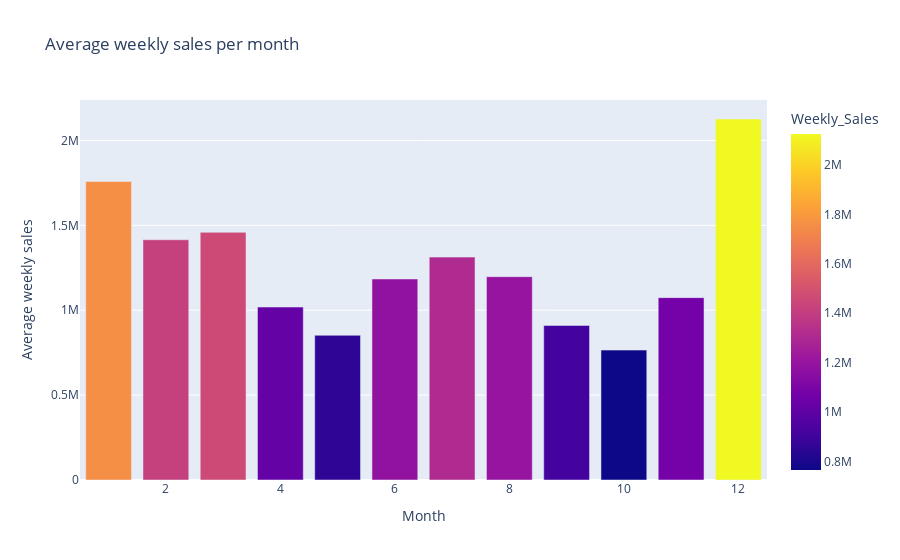

The code cell stored with this chart in its notebook:
### Markdown cell above
This chart shows significant variations in average sales based on the day of the month. Notably, the 8th of the month stands out with an average of sales exceeding 2 million, followed by the 24th and 31st. These specific days could be associated with seasonal trends, recurring promotions, or special buying behaviors. Exploring these days further can help identify strategic opportunities to maximize sales.

### Code cell
# Create a bar graph of the average weekly sale per month
weekly_sales_mean = df1.groupby(['month']).agg({'Weekly_Sales':'mean'})
fig = px.bar(weekly_sales_mean, x=weekly_sales_mean.index, y='Weekly_Sales', title="Average weekly sales per month", color='Weekly_Sales')
fig.update_xaxes(title="Month")
fig.update_yaxes(title="Average weekly sales")
fig.show()

### Figure 1 — Plotly figure (JSON) as saved in the notebook; plotly's stock layout.template omitted (floating-point values rounded to 4 significant figures)
{"data": [{"alignmentgroup": "True", "hovertemplate": "month=%{x}<br>Weekly_Sales=%{marker.color}<extra></extra>", "legendgroup": "", "marker": {"color": [1758000.0, 1415000.0, 1459000.0, 1019000.0, 852200.0, 1184000.0, 1313000.0, 1197000.0, 910100.0, 765100.0, 1074000.0, 2126000.0], "coloraxis": "coloraxis", "pattern": {"shape": ""}}, "name": "", "offsetgroup": "", "orientation": "v", "showlegend": false, "textposition": "auto", "type": "bar", "x": [1, 2, 3, 4, 5, 6, 7, 8, 9, 10, 11, 12], "xaxis": "x", "y": [1758000.0, 1415000.0, 1459000.0, 1019000.0, 852200.0, 1184000.0, 1313000.0, 1197000.0, 910100.0, 765100.0, 1074000.0, 2126000.0], "yaxis": "y"}], "layout": {"barmode": "relative", "coloraxis": {"colorbar": {"title": {"text": "Weekly_Sales"}}, "colorscale": [[0, "#0d0887"], [0.1111, "#46039f"], [0.2222, "#7201a8"], [0.3333, "#9c179e"], [0.4444, "#bd3786"], [0.5556, "#d8576b"], [0.6667, "#ed7953"], [0.7778, "#fb9f3a"], [0.8889, "#fdca26"], [1, "#f0f921"]]}, "legend": {"tracegroupgap": 0}, "title": {"text": "Average weekly sales per month"}, "xaxis": {"anchor": "y", "domain": [0, 1], "title": {"text": "Month"}}, "yaxis": {"anchor": "x", "domain": [0, 1], "title": {"text": "Average weekly sales"}}}}
